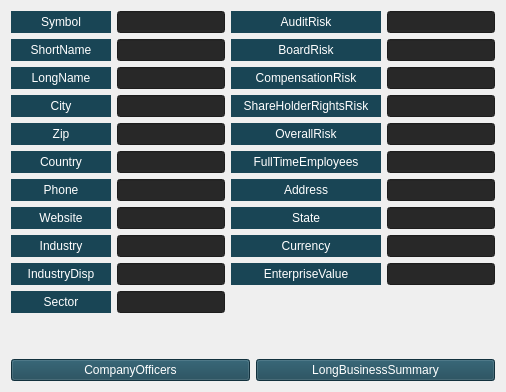
            <widget class="QWidget" name="info_page">
             <layout class="QVBoxLayout" name="verticalLayout_10">
              <item>
               <layout class="QVBoxLayout" name="verticalLayout_7">
                <item>
                 <layout class="QHBoxLayout" name="horizontalLayout_3">
                  <item>
                   <layout class="QFormLayout" name="formLayout">
                    <item row="0" column="0">
                     <widget class="QLabel" name="label_4">
                      <property name="minimumSize">
                       <size>
                        <width>100</width>
                        <height>0</height>
                       </size>
                      </property>
                      <property name="cursor">
                       <cursorShape>ArrowCursor</cursorShape>
                      </property>
                      <property name="styleSheet">
                       <string notr="true">color: rgb(255, 255, 255);
background-color: rgb(25, 69, 85);</string>
                      </property>
                      <property name="text">
                       <string>Symbol</string>
                      </property>
                      <property name="alignment">
                       <set>Qt::AlignCenter</set>
                      </property>
                     </widget>
                    </item>
                    <item row="0" column="1">
                     <widget class="QLineEdit" name="symbol_edit">
                      <property name="styleSheet">
                       <string notr="true">background-color: rgb(40, 40, 40);
color: rgb(255, 255, 255);</string>
                      </property>
                      <property name="readOnly">
                       <bool>true</bool>
                      </property>
                     </widget>
                    </item>
                    <item row="1" column="0">
                     <widget class="QLabel" name="label_22">
                      <property name="minimumSize">
                       <size>
                        <width>100</width>
                        <height>0</height>
                       </size>
                      </property>
                      <property name="styleSheet">
                       <string notr="true">color: rgb(255, 255, 255);
background-color: rgb(25, 69, 85);</string>
                      </property>
                      <property name="text">
                       <string>ShortName</string>
                      </property>
                      <property name="alignment">
                       <set>Qt::AlignCenter</set>
                      </property>
                     </widget>
                    </item>
                    <item row="1" column="1">
                     <widget class="QLineEdit" name="shortName_edit">
                      <property name="styleSheet">
                       <string notr="true">background-color: rgb(40, 40, 40);
color: rgb(255, 255, 255);</string>
                      </property>
                      <property name="readOnly">
                       <bool>true</bool>
                      </property>
                     </widget>
                    </item>
                    <item row="2" column="0">
                     <widget class="QLabel" name="label_23">
                      <property name="minimumSize">
                       <size>
                        <width>100</width>
                        <height>0</height>
                       </size>
                      </property>
                      <property name="styleSheet">
                       <string notr="true">color: rgb(255, 255, 255);
background-color: rgb(25, 69, 85);</string>
                      </property>
                      <property name="text">
                       <string>LongName</string>
                      </property>
                      <property name="alignment">
                       <set>Qt::AlignCenter</set>
                      </property>
                     </widget>
                    </item>
                    <item row="2" column="1">
                     <widget class="QLineEdit" name="longName_edit">
                      <property name="styleSheet">
                       <string notr="true">background-color: rgb(40, 40, 40);
color: rgb(255, 255, 255);</string>
                      </property>
                      <property name="readOnly">
                       <bool>true</bool>
                      </property>
                     </widget>
                    </item>
                    <item row="3" column="0">
                     <widget class="QLabel" name="label_6">
                      <property name="minimumSize">
                       <size>
                        <width>100</width>
                        <height>0</height>
                       </size>
                      </property>
                      <property name="styleSheet">
                       <string notr="true">color: rgb(255, 255, 255);
background-color: rgb(25, 69, 85);</string>
                      </property>
                      <property name="text">
                       <string>City</string>
                      </property>
                      <property name="alignment">
                       <set>Qt::AlignCenter</set>
                      </property>
                     </widget>
                    </item>
                    <item row="3" column="1">
                     <widget class="QLineEdit" name="city_edit">
                      <property name="styleSheet">
                       <string notr="true">background-color: rgb(40, 40, 40);
color: rgb(255, 255, 255);</string>
                      </property>
                      <property name="readOnly">
                       <bool>true</bool>
                      </property>
                     </widget>
                    </item>
                    <item row="4" column="0">
                     <widget class="QLabel" name="label_8">
                      <property name="minimumSize">
                       <size>
                        <width>100</width>
                        <height>0</height>
                       </size>
                      </property>
                      <property name="styleSheet">
                       <string notr="true">color: rgb(255, 255, 255);
background-color: rgb(25, 69, 85);</string>
                      </property>
                      <property name="text">
                       <string>Zip</string>
                      </property>
                      <property name="alignment">
                       <set>Qt::AlignCenter</set>
                      </property>
                     </widget>
                    </item>
                    <item row="4" column="1">
                     <widget class="QLineEdit" name="zip_edit">
                      <property name="styleSheet">
                       <string notr="true">background-color: rgb(40, 40, 40);
color: rgb(255, 255, 255);</string>
                      </property>
                      <property name="readOnly">
                       <bool>true</bool>
                      </property>
                     </widget>
                    </item>
                    <item row="5" column="0">
                     <widget class="QLabel" name="label_9">
                      <property name="minimumSize">
                       <size>
                        <width>100</width>
                        <height>0</height>
                       </size>
                      </property>
                      <property name="styleSheet">
                       <string notr="true">color: rgb(255, 255, 255);
background-color: rgb(25, 69, 85);</string>
                      </property>
                      <property name="text">
                       <string>Country</string>
                      </property>
                      <property name="alignment">
                       <set>Qt::AlignCenter</set>
                      </property>
                     </widget>
                    </item>
                    <item row="5" column="1">
                     <widget class="QLineEdit" name="country_edit">
                      <property name="styleSheet">
                       <string notr="true">background-color: rgb(40, 40, 40);
color: rgb(255, 255, 255);</string>
                      </property>
                      <property name="readOnly">
                       <bool>true</bool>
                      </property>
                     </widget>
                    </item>
                    <item row="6" column="0">
                     <widget class="QLabel" name="label_10">
                      <property name="minimumSize">
                       <size>
                        <width>100</width>
                        <height>0</height>
                       </size>
                      </property>
                      <property name="styleSheet">
                       <string notr="true">color: rgb(255, 255, 255);
background-color: rgb(25, 69, 85);</string>
                      </property>
                      <property name="text">
                       <string>Phone</string>
                      </property>
                      <property name="alignment">
                       <set>Qt::AlignCenter</set>
                      </property>
                     </widget>
                    </item>
                    <item row="6" column="1">
                     <widget class="QLineEdit" name="phone_edit">
                      <property name="styleSheet">
                       <string notr="true">background-color: rgb(40, 40, 40);
color: rgb(255, 255, 255);</string>
                      </property>
                      <property name="readOnly">
                       <bool>true</bool>
                      </property>
                     </widget>
                    </item>
                    <item row="7" column="0">
                     <widget class="QLabel" name="label_12">
                      <property name="minimumSize">
                       <size>
                        <width>100</width>
                        <height>0</height>
                       </size>
                      </property>
                      <property name="styleSheet">
                       <string notr="true">color: rgb(255, 255, 255);
background-color: rgb(25, 69, 85);</string>
                      </property>
                      <property name="text">
                       <string>Website</string>
                      </property>
                      <property name="alignment">
                       <set>Qt::AlignCenter</set>
                      </property>
                     </widget>
                    </item>
                    <item row="7" column="1">
                     <widget class="QLineEdit" name="website_edit">
                      <property name="styleSheet">
                       <string notr="true">background-color: rgb(40, 40, 40);
color: rgb(255, 255, 255);</string>
                      </property>
                      <property name="readOnly">
                       <bool>true</bool>
                      </property>
                     </widget>
                    </item>
                    <item row="8" column="0">
                     <widget class="QLabel" name="label_16">
                      <property name="minimumSize">
                       <size>
                        <width>100</width>
                        <height>0</height>
                       </size>
                      </property>
                      <property name="styleSheet">
                       <string notr="true">color: rgb(255, 255, 255);
background-color: rgb(25, 69, 85);</string>
                      </property>
                      <property name="text">
                       <string>Industry</string>
                      </property>
                      <property name="alignment">
                       <set>Qt::AlignCenter</set>
                      </property>
                     </widget>
                    </item>
                    <item row="8" column="1">
                     <widget class="QLineEdit" name="industry_edit">
                      <property name="styleSheet">
                       <string notr="true">background-color: rgb(40, 40, 40);
color: rgb(255, 255, 255);</string>
                      </property>
                      <property name="readOnly">
                       <bool>true</bool>
                      </property>
                     </widget>
                    </item>
                    <item row="9" column="0">
                     <widget class="QLabel" name="label_13">
                      <property name="minimumSize">
                       <size>
                        <width>100</width>
                        <height>0</height>
                       </size>
                      </property>
                      <property name="styleSheet">
                       <string notr="true">color: rgb(255, 255, 255);
background-color: rgb(25, 69, 85);</string>
                      </property>
                      <property name="text">
                       <string>IndustryDisp</string>
                      </property>
                      <property name="alignment">
                       <set>Qt::AlignCenter</set>
                      </property>
                     </widget>
                    </item>
                    <item row="9" column="1">
                     <widget class="QLineEdit" name="industrydisp_edit">
                      <property name="styleSheet">
                       <string notr="true">background-color: rgb(40, 40, 40);
color: rgb(255, 255, 255);</string>
                      </property>
                      <property name="readOnly">
                       <bool>true</bool>
                      </property>
                     </widget>
                    </item>
                    <item row="10" column="0">
                     <widget class="QLabel" name="label_14">
                      <property name="minimumSize">
                       <size>
                        <width>100</width>
                        <height>0</height>
                       </size>
                      </property>
                      <property name="styleSheet">
                       <string notr="true">color: rgb(255, 255, 255);
background-color: rgb(25, 69, 85);</string>
                      </property>
                      <property name="text">
                       <string>Sector</string>
                      </property>
                      <property name="alignment">
                       <set>Qt::AlignCenter</set>
                      </property>
                     </widget>
                    </item>
                    <item row="10" column="1">
                     <widget class="QLineEdit" name="sector_edit">
                      <property name="styleSheet">
                       <string notr="true">background-color: rgb(40, 40, 40);
color: rgb(255, 255, 255);</string>
                      </property>
                      <property name="readOnly">
                       <bool>true</bool>
                      </property>
                     </widget>
                    </item>
                   </layout>
                  </item>
                  <item>
                   <layout class="QFormLayout" name="formLayout_2">
                    <item row="0" column="0">
                     <widget class="QLabel" name="label_17">
                      <property name="minimumSize">
                       <size>
                        <width>150</width>
                        <height>0</height>
                       </size>
                      </property>
                      <property name="cursor">
                       <cursorShape>ArrowCursor</cursorShape>
                      </property>
                      <property name="styleSheet">
                       <string notr="true">color: rgb(255, 255, 255);
background-color: rgb(25, 69, 85);</string>
                      </property>
                      <property name="text">
                       <string>AuditRisk</string>
                      </property>
                      <property name="alignment">
                       <set>Qt::AlignCenter</set>
                      </property>
                     </widget>
                    </item>
                    <item row="0" column="1">
                     <widget class="QLineEdit" name="auditrisk_edit">
                      <property name="styleSheet">
                       <string notr="true">background-color: rgb(40, 40, 40);
color: rgb(255, 255, 255);</string>
                      </property>
                      <property name="readOnly">
                       <bool>true</bool>
                      </property>
                     </widget>
                    </item>
                    <item row="1" column="0">
                     <widget class="QLabel" name="label_18">
                      <property name="minimumSize">
                       <size>
                        <width>150</width>
                        <height>0</height>
                       </size>
                      </property>
                      <property name="styleSheet">
                       <string notr="true">color: rgb(255, 255, 255);
background-color: rgb(25, 69, 85);</string>
                      </property>
                      <property name="text">
                       <string>BoardRisk</string>
                      </property>
                      <property name="alignment">
                       <set>Qt::AlignCenter</set>
                      </property>
                     </widget>
                    </item>
                    <item row="1" column="1">
                     <widget class="QLineEdit" name="boardrisk_edit">
                      <property name="styleSheet">
                       <string notr="true">background-color: rgb(40, 40, 40);
color: rgb(255, 255, 255);</string>
                      </property>
                      <property name="readOnly">
                       <bool>true</bool>
                      </property>
                     </widget>
                    </item>
                    <item row="2" column="0">
                     <widget class="QLabel" name="label_19">
                      <property name="minimumSize">
                       <size>
                        <width>150</width>
                        <height>0</height>
                       </size>
                      </property>
                      <property name="styleSheet">
                       <string notr="true">color: rgb(255, 255, 255);
background-color: rgb(25, 69, 85);</string>
                      </property>
                      <property name="text">
                       <string>CompensationRisk</string>
                      </property>
                      <property name="alignment">
                       <set>Qt::AlignCenter</set>
                      </property>
                     </widget>
                    </item>
                    <item row="2" column="1">
                     <widget class="QLineEdit" name="compensationrisk_edit">
                      <property name="styleSheet">
                       <string notr="true">background-color: rgb(40, 40, 40);
color: rgb(255, 255, 255);</string>
                      </property>
                      <property name="readOnly">
                       <bool>true</bool>
                      </property>
                     </widget>
                    </item>
                    <item row="3" column="0">
                     <widget class="QLabel" name="label_20">
                      <property name="minimumSize">
                       <size>
                        <width>150</width>
                        <height>0</height>
                       </size>
                      </property>
                      <property name="styleSheet">
                       <string notr="true">color: rgb(255, 255, 255);
background-color: rgb(25, 69, 85);</string>
                      </property>
                      <property name="text">
                       <string>ShareHolderRightsRisk</string>
                      </property>
                      <property name="alignment">
                       <set>Qt::AlignCenter</set>
                      </property>
                     </widget>
                    </item>
                    <item row="3" column="1">
                     <widget class="QLineEdit" name="shareholderrightsrisk_edit">
                      <property name="styleSheet">
                       <string notr="true">background-color: rgb(40, 40, 40);
color: rgb(255, 255, 255);</string>
                      </property>
                      <property name="readOnly">
                       <bool>true</bool>
                      </property>
                     </widget>
                    </item>
                    <item row="4" column="0">
                     <widget class="QLabel" name="label_21">
                      <property name="minimumSize">
                       <size>
                        <width>150</width>
                        <height>0</height>
                       </size>
                      </property>
                      <property name="styleSheet">
                       <string notr="true">color: rgb(255, 255, 255);
background-color: rgb(25, 69, 85);</string>
                      </property>
                      <property name="text">
                       <string>OverallRisk</string>
                      </property>
                      <property name="alignment">
                       <set>Qt::AlignCenter</set>
                      </property>
                     </widget>
                    </item>
                    <item row="4" column="1">
                     <widget class="QLineEdit" name="overallrisk_edit">
                      <property name="styleSheet">
                       <string notr="true">background-color: rgb(40, 40, 40);
color: rgb(255, 255, 255);</string>
                      </property>
                      <property name="readOnly">
                       <bool>true</bool>
                      </property>
                     </widget>
                    </item>
                    <item row="5" column="0">
                     <widget class="QLabel" name="label_15">
                      <property name="minimumSize">
                       <size>
                        <width>150</width>
                        <height>0</height>
                       </size>
                      </property>
                      <property name="styleSheet">
                       <string notr="true">color: rgb(255, 255, 255);
background-color: rgb(25, 69, 85);</string>
                      </property>
                      <property name="text">
                       <string>FullTimeEmployees</string>
                      </property>
                      <property name="alignment">
                       <set>Qt::AlignCenter</set>
                      </property>
                     </widget>
                    </item>
                    <item row="5" column="1">
                     <widget class="QLineEdit" name="fulltime_edit">
                      <property name="styleSheet">
                       <string notr="true">background-color: rgb(40, 40, 40);
color: rgb(255, 255, 255);</string>
                      </property>
                      <property name="readOnly">
                       <bool>true</bool>
                      </property>
                     </widget>
                    </item>
                    <item row="6" column="0">
                     <widget class="QLabel" name="label_5">
                      <property name="minimumSize">
                       <size>
                        <width>150</width>
                        <height>0</height>
                       </size>
                      </property>
                      <property name="styleSheet">
                       <string notr="true">color: rgb(255, 255, 255);
background-color: rgb(25, 69, 85);</string>
                      </property>
                      <property name="text">
                       <string>Address</string>
                      </property>
                      <property name="alignment">
                       <set>Qt::AlignCenter</set>
                      </property>
                     </widget>
                    </item>
                    <item row="6" column="1">
                     <widget class="QLineEdit" name="address_edit">
                      <property name="styleSheet">
                       <string notr="true">background-color: rgb(40, 40, 40);
color: rgb(255, 255, 255);</string>
                      </property>
                      <property name="readOnly">
                       <bool>true</bool>
                      </property>
                     </widget>
                    </item>
                    <item row="7" column="0">
                     <widget class="QLabel" name="label_7">
                      <property name="minimumSize">
                       <size>
                        <width>150</width>
                        <height>0</height>
                       </size>
                      </property>
                      <property name="styleSheet">
                       <string notr="true">color: rgb(255, 255, 255);
background-color: rgb(25, 69, 85);</string>
                      </property>
                      <property name="text">
                       <string>State</string>
                      </property>
                      <property name="alignment">
                       <set>Qt::AlignCenter</set>
                      </property>
                     </widget>
                    </item>
                    <item row="7" column="1">
                     <widget class="QLineEdit" name="state_edit">
                      <property name="styleSheet">
                       <string notr="true">background-color: rgb(40, 40, 40);
color: rgb(255, 255, 255);</string>
                      </property>
                      <property name="readOnly">
                       <bool>true</bool>
                      </property>
                     </widget>
                    </item>
                    <item row="8" column="0">
                     <widget class="QLabel" name="label_24">
                      <property name="minimumSize">
                       <size>
                        <width>150</width>
                        <height>0</height>
                       </size>
                      </property>
                      <property name="styleSheet">
                       <string notr="true">color: rgb(255, 255, 255);
background-color: rgb(25, 69, 85);</string>
                      </property>
                      <property name="text">
                       <string>Currency</string>
                      </property>
                      <property name="alignment">
                       <set>Qt::AlignCenter</set>
                      </property>
                     </widget>
                    </item>
                    <item row="8" column="1">
                     <widget class="QLineEdit" name="currency_edit">
                      <property name="styleSheet">
                       <string notr="true">background-color: rgb(40, 40, 40);
color: rgb(255, 255, 255);</string>
                      </property>
                      <property name="readOnly">
                       <bool>true</bool>
                      </property>
                     </widget>
                    </item>
                    <item row="9" column="0">
                     <widget class="QLabel" name="label_25">
                      <property name="minimumSize">
                       <size>
                        <width>150</width>
                        <height>0</height>
                       </size>
                      </property>
                      <property name="styleSheet">
                       <string notr="true">color: rgb(255, 255, 255);
background-color: rgb(25, 69, 85);</string>
                      </property>
                      <property name="text">
                       <string>EnterpriseValue</string>
                      </property>
                      <property name="alignment">
                       <set>Qt::AlignCenter</set>
                      </property>
                     </widget>
                    </item>
                    <item row="9" column="1">
                     <widget class="QLineEdit" name="enterprisevalue_edit">
                      <property name="styleSheet">
                       <string notr="true">background-color: rgb(40, 40, 40);
color: rgb(255, 255, 255);</string>
                      </property>
                      <property name="readOnly">
                       <bool>true</bool>
                      </property>
                     </widget>
                    </item>
                   </layout>
                  </item>
                 </layout>
                </item>
                <item>
                 <spacer name="verticalSpacer_2">
                  <property name="orientation">
                   <enum>Qt::Vertical</enum>
                  </property>
                  <property name="sizeHint" stdset="0">
                   <size>
                    <width>20</width>
                    <height>40</height>
                   </size>
                  </property>
                 </spacer>
                </item>
                <item>
                 <layout class="QHBoxLayout" name="horizontalLayout_5">
                  <item>
                   <widget class="QPushButton" name="CompanyOfficers_btn">
                    <property name="styleSheet">
                     <string notr="true">color: rgb(255, 255, 255);
background-color: rgb(25, 69, 85);</string>
                    </property>
                    <property name="text">
                     <string>CompanyOfficers</string>
                    </property>
                   </widget>
                  </item>
                  <item>
                   <widget class="QPushButton" name="LongBusinessSummary_btn">
                    <property name="styleSheet">
                     <string notr="true">color: rgb(255, 255, 255);
background-color: rgb(25, 69, 85);</string>
                    </property>
                    <property name="text">
                     <string>LongBusinessSummary</string>
                    </property>
                   </widget>
                  </item>
                 </layout>
                </item>
               </layout>
              </item>
             </layout>
            </widget>
